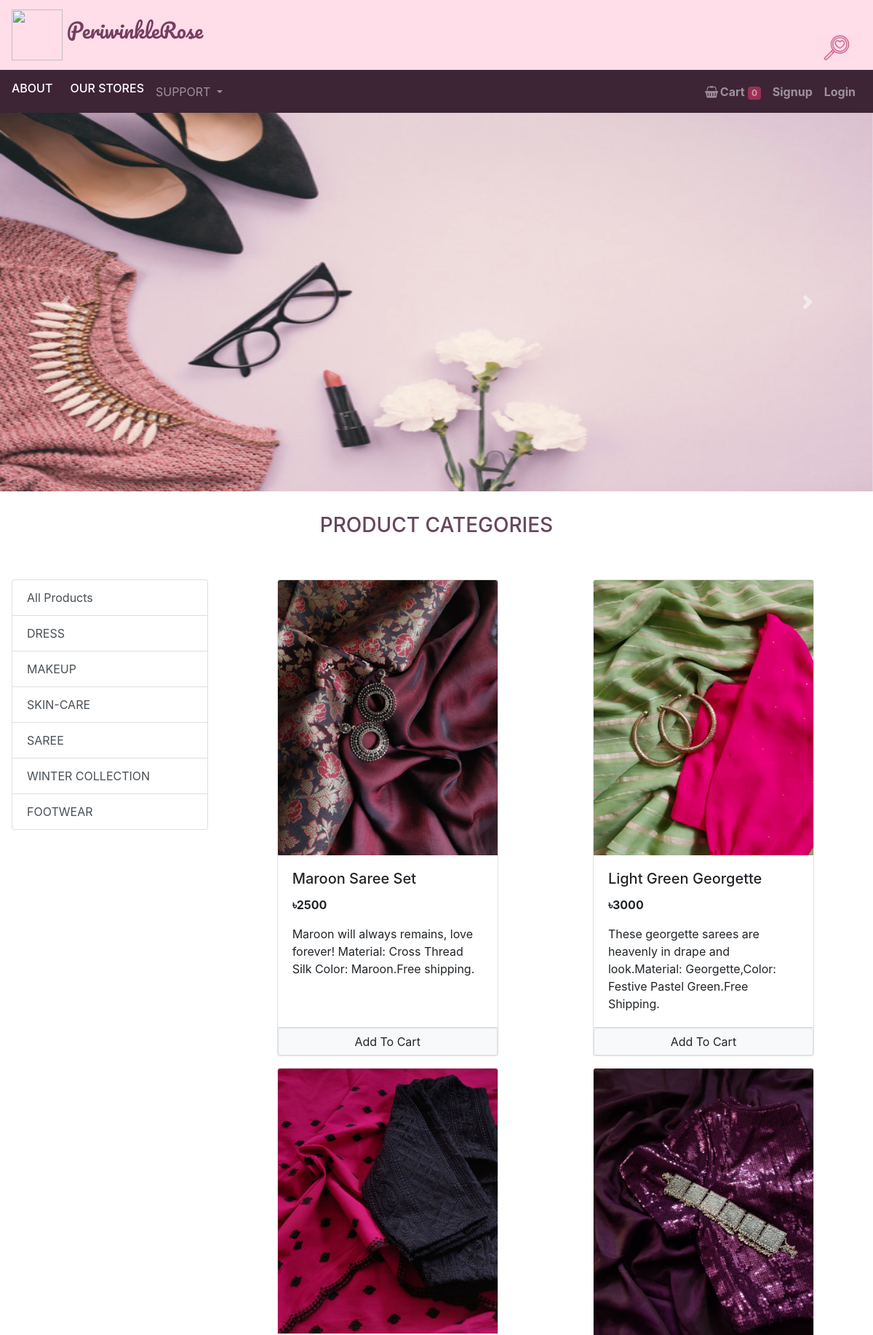
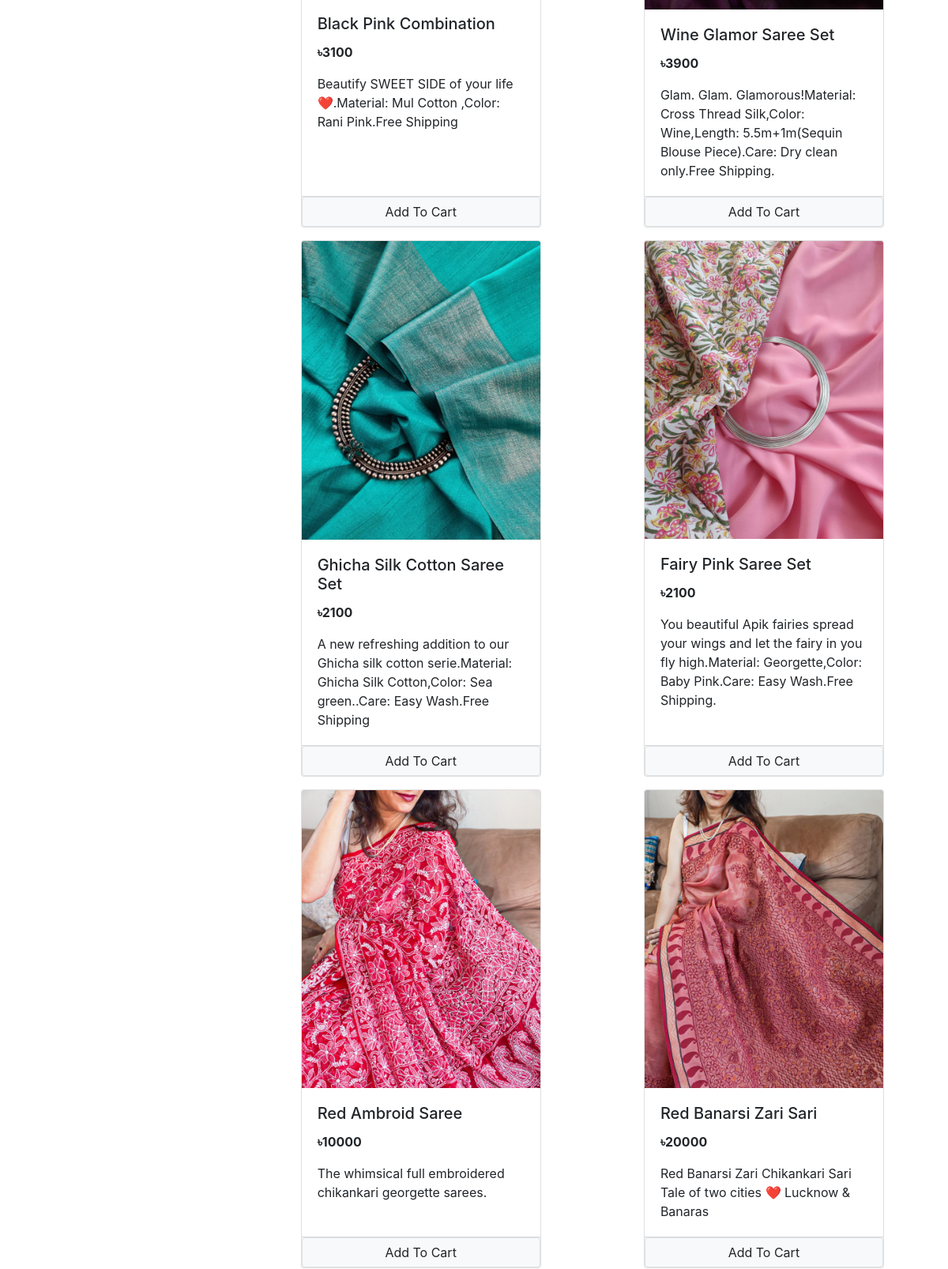
The app's page /?category=5 (upper part) with its own data (2 pictures, top to bottom).
### store/models/slider.py (models this page shows)
class Slider(models.Model):
    sliderImage = models.ImageField(upload_to='slider/')
    @staticmethod
    def get_all_sliders():
        return Slider.objects.all()

### store/models/category.py (models this page shows, shortened)
class Category(models.Model):
    name = models.CharField(max_length=20)
    @staticmethod
    def get_all_categories():
        return Category.objects.all()

### store/models/products.py (models this page shows, shortened)
class Product(models.Model):
    name = models.CharField(max_length=50)
    price = models.IntegerField(default=0)
    category = models.ForeignKey(Category, on_delete=models.CASCADE, default=1)
    description = models.CharField(max_length=700, default='', null=True, blank=True)
    image = models.ImageField(upload_to='uploads/products/')
    @staticmethod
    def get_all_products_by_categoryid(category_id):
        if category_id:
            return Product.objects.filter(category = category_id)
        else:
            return Product.get_all_products()

### store/views/home.py (the view, shortened to what this page needs)
# urls.py: path('',  Index.as_view(), name='homepage'),
class Index(View):
    def get(self, request):
        slide = Slider.get_all_sliders()
        prod = None
        cat = Category.get_all_categories()
        categoryID = request.GET.get('category')
        if categoryID:
            prod = Product.get_all_products_by_categoryid(categoryID)
        else:
            prod = Product.get_all_products()
        data = {}
        data['sliders'] = slide
        data['products'] = prod
        data['categories'] = cat
        print('you are :',request.session.get('email'))
        return render(request, 'index.html' , data)

### store/templatetags/custom_filter.py (called while the page is built)
@register.filter(name='currency')
def currency(number):
    return "৳"+str(number)

### store/templates/index.html (shortened to what this page needs)
{% extends 'base.html' %}
{% load static %}
{% block content %}
{% load cart %}
{% load custom_filter %}
<div class="mt-0.5">
    <div id="carouselExampleControls" class="carousel slide mx-auto" data-ride="carousel">
        <div class="carousel-inner">
            {% for slider in sliders %}
            <div class="carousel-item {% if forloop.first %} active {% endif %}">
                <img class="d-block  w-100" style="height: 520px;" src="{{slider.sliderImage.url}}" alt="">
            </div>
            {% endfor %}
        </div>
        <a class="carousel-control-prev" href="#carouselExampleControls" role="button" data-slide="prev">
            <span class="carousel-control-prev-icon" aria-hidden="true"></span>
        </a>
        <a class="carousel-control-next" href="#carouselExampleControls" role="button" data-slide="next">
            <span class="carousel-control-next-icon" aria-hidden="true"></span>
        </a>
    </div>
</div>
<div class="container con">
    <div class="lines">
        <div class="circle"><h3>PRODUCT CATEGORIES</h3></div>
    </div>
</div>
<div class="m-3 mt-3">
    <div class="row">
        <div class="col-lg-3 mx-auto">
            <div class="list-group">
                <a href="/" class="list-group-item list-group-item-action">
                    All Products
                </a>
                {% for category in categories %}
                <a href="/?category={{category.id}}" class="list-group-item list-group-item-action">
                    {{category.name}}
                </a>
                {% endfor %}
            </div>
        </div>
        <div id="products" class="col-lg-9 mx-auto">
            <div class="row mx-auto">
                {% for product in products %}
                <div class="card mx-auto mb-3" id={{product.id}} style="width: 19rem;">
                    <img src="{{product.image.url}}" class="card-img-top" alt="...">
                    <div class="card-body">
                        <h5 class="card-title">{{product.name}}</h5>
                        <p class="card-text"><b>{{product.price|currency}}</b></p>
                        <p class="card-text">{{product.description}}</p>
                    </div>
                    <div class="card-footer p-0">
                        {% if product|is_in_cart:request.session.cart %}
                        <div class="row m-0 no-gutters">
                            <form action="/#{{product.id}}" class="col-2" method="POST">
                                {% csrf_token %}
                                <input hidden type="text" name='product' value='{{product.id}}'>
                                <input hidden type="text" name='remove' value='True'>
                                <input type="submit" value="-" class="btn btn-block btn-secondary">
                            </form>
                            <div class="text-center col">{{product|cart_quantity:request.session.cart}} in Cart</div>
                            <form action="/#{{product.id}}" class="col-2" method="POST">
                                {% csrf_token %}
                                <input hidden type="text" name='product' value='{{product.id}}'>
                                <input type="submit" value="+" class="btn btn-block btn-secondary">
                            </form>
                        </div>
                        {% else %}
                        <form action="/#{{product.id}}" method="POST" class="btn-block">
                            <input type="submit" class="float-right btn btn-light border form-control"
                                value="Add To Cart">
                        </form>
                        {% endif %}
                    </div>
                </div>
                {% endfor %}
            </div>
        </div>
    </div>
</div>
{% endblock %}

### store/static/css/main.css (style rules this page uses)
.con { padding: 30px; }
.lines { width: 100%; height: 45px; text-align: center; position: relative; color:rgb(102, 70, 92); }
#bg { background-image: url(../img/pp4.jpg); background-repeat: no-repeat; background-size: 1800px 900px; background-position: top; background-attachment: fixed; }

### records on screen
Slider: sliderImage (picture)
Category: name "DRESS"
Category: name "MAKEUP"
Category: name "SKIN-CARE"
Category: name "SAREE"
Category: name "WINTER COLLECTION"
Category: name "FOOTWEAR"
Product: image (picture), name "Maroon Saree Set", price "৳2500", description "Maroon will always remains, love forever! Material: Cross Thread Silk Color: Maroon.Free shipping."
Product: image (picture), name "Light Green Georgette", price "৳3000", description "These georgette sarees are heavenly in drape and look.Material: Georgette,Color: Festive Pastel Green.Free Shipping."
Product: image (picture), name "Black Pink Combination", price "৳3100", description "Beautify SWEET SIDE of your life❤️.Material: Mul Cotton ,Color: Rani Pink.Free Shipping"
Product: image (picture), name "Wine Glamor Saree Set", price "৳3900", description "Glam. Glam. Glamorous!Material: Cross Thread Silk,Color: Wine,Length: 5.5m+1m(Sequin Blouse Piece).Care: Dry clean only.Free Shipping."
Product: image (picture), name "Ghicha Silk Cotton Saree Set", price "৳2100", description "A new refreshing addition to our Ghicha silk cotton serie.Material: Ghicha Silk Cotton,Color: Sea green..Care: Easy Wash.Free Shipping"
Product: image (picture), name "Fairy Pink Saree Set", price "৳2100", description "You beautiful Apik fairies spread your wings and let the fairy in you fly high.Material: Georgette,Color: Baby Pink.Care: Easy Wash.Free Shipping."
Product: image (picture), name "Red Ambroid Saree", price "৳10000", description "The whimsical full embroidered chikankari georgette sarees."
Product: image (picture), name "Red Banarsi Zari Sari", price "৳20000", description "Red Banarsi Zari Chikankari Sari Tale of two cities ❤️ Lucknow & Banaras"

### other values on screen
{{ request.session.cart.keys|length }} "0"
